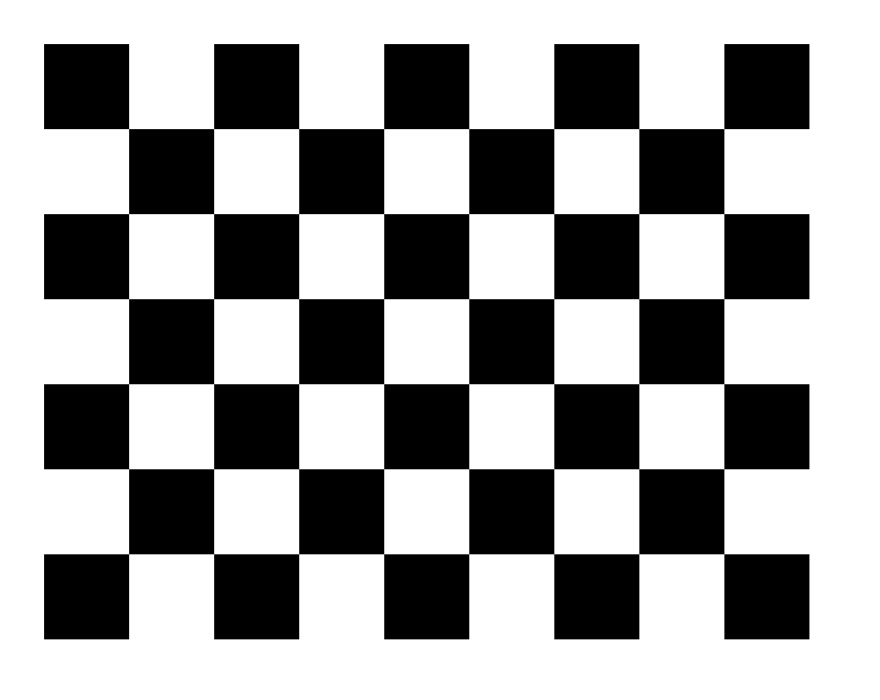
//> input picture AssignmentIII/part_a/checkerboard.png, 4400 x 3500 px (shown at 1/5 size)
$ ./main ../part_a/checkerboard.png   (built with g++ and OpenCV 4)
//> lines starting //> are read from the running program, lines starting //| are printed output that depends on the picture; after the words box and inside, x2 and y2 are one past the last pixel; in counts of white or black regions, pixels touching at a corner belong together
// This program is a simple template of an C++ program loading and showing image with OpenCV.
// You can ignore this file and write your own program.
// The program takes a image file name as an argument.

#include <stdio.h>
#include "opencv2/opencv.hpp"
using namespace std;
using namespace cv;

float calculateMoment(Mat Image, float a, float b);
float calculateCentralMoment(Mat Image, float j, float b, float x, float y);

int main(int argc, char **argv) {

	// Check number of arguments.
	// If no argument input, exit the program.
	if ( argc != 2 )
		exit(1);

	Mat SrcImage, WorkImage;

	// Load a gray scale picture.
	SrcImage = imread(argv[1], 0);
//> SrcImage is the input picture: 3500 rows x 4400 cols, CV_8UC1; min 0, max 255, mean 159.2
	if (!SrcImage.data)
		exit(1);

	// Create windows for debug.
	//namedWindow("SrcImage", WINDOW_AUTOSIZE);
	//namedWindow("WorkImage", WINDOW_AUTOSIZE);
	if (SrcImage.channels()>1)
		cvtColor(SrcImage, SrcImage, CV_BGR2GRAY);
	//else gray = original;

	blur(SrcImage, SrcImage, Size(3, 3));


	// Show the source image.
	imshow("SrcImage", SrcImage);
	//waitKey(0);

	// Duplicate the source iamge.
	WorkImage = SrcImage.clone();


	Mat canny_output;
	vector<vector<Point> > contours;
	vector<Vec4i> hierarchy;
	// For images 1-3
	int x_border = 0;
	int y_border = 0;
	int x_border_max = 700;
	int y_border_max = 700;
	int thresh = 100;
	// For image 4
	int max_thresh = 255;
	RNG rng(12345);

	/// Detect edges using canny
	Canny(WorkImage, canny_output, thresh, thresh * 2, 3);
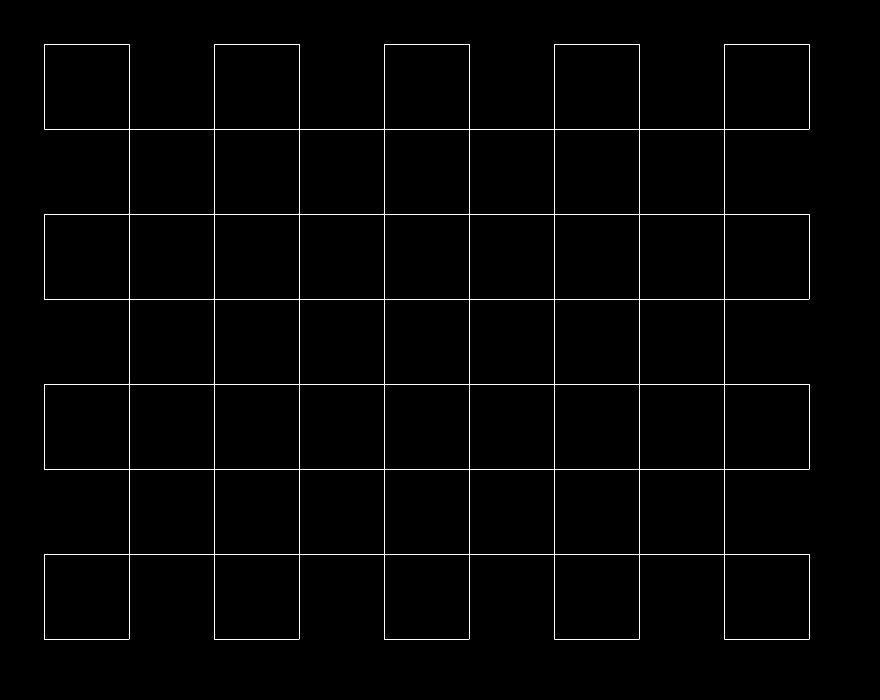
//> canny_output: 3500 rows x 4400 cols, CV_8UC1 (shown at 1/5 size); 0.35% white in thin lines or dots, all inside (x1, y1, x2, y2) = (220, 220, 4048, 3197)
	/// Find contours
	findContours(canny_output, contours, hierarchy, CV_RETR_TREE, CV_CHAIN_APPROX_SIMPLE, Point(0, 0));
//> contours = 89 contours, 41 with area under 20; largest, box (x1, y1, x2, y2) and area: (220, 220, 4048, 3197) 8496599, (1070, 1070, 1497, 1497) 181456, (2345, 1070, 2773, 1499) 181056, (3619, 220, 4048, 647) 181049, (3621, 2771, 4048, 3197) 181039

	/// Get the moments
	vector<Moments> mu(contours.size());
//> mu = 89 items
	for (int i = 0; i < contours.size(); i++)
	{
		mu[i] = moments(contours[i], false);
	}
//> this loop made 89 passes

	///  Get the mass centers (aka centroid):
	vector<Point2f> mc(contours.size());
	for (int i = 0; i < contours.size(); i++)
	{
		mc[i] = Point2f(mu[i].m10 / mu[i].m00, mu[i].m01 / mu[i].m00);
	}
//> after the loop, mc = 89 Points (x, y), first 12: [4045.7, 1283], [2060.8, 1708], [3834, 2983.5], [2983.5, 2983.5], [2133.5, 2983.5], [1283, 2983.5], [432.5, 2983.5], [3196, 2771], [2771, 2771], [2346, 2771], [1921, 2771], [1495.6, 2770.8]

	/// Draw contours
	Mat drawing = Mat::zeros(canny_output.size(), CV_8UC3);
	for (int i = 0; i< contours.size(); i++)
	{
		if (mc[i].x > x_border && mc[i].y > y_border && mc[i].x < x_border_max && mc[i].y < y_border_max)
		{
			Scalar color = Scalar(rng.uniform(0, 255), rng.uniform(0, 255), rng.uniform(0, 255));
			drawContours(drawing, contours, i, color, 2, 8, hierarchy, 0, Point());
			circle(drawing, mc[i], 4, color, -1, 8, 0);
		}
	}
//> this loop made 89 passes
//> i on passes 84, 89: 83, 88
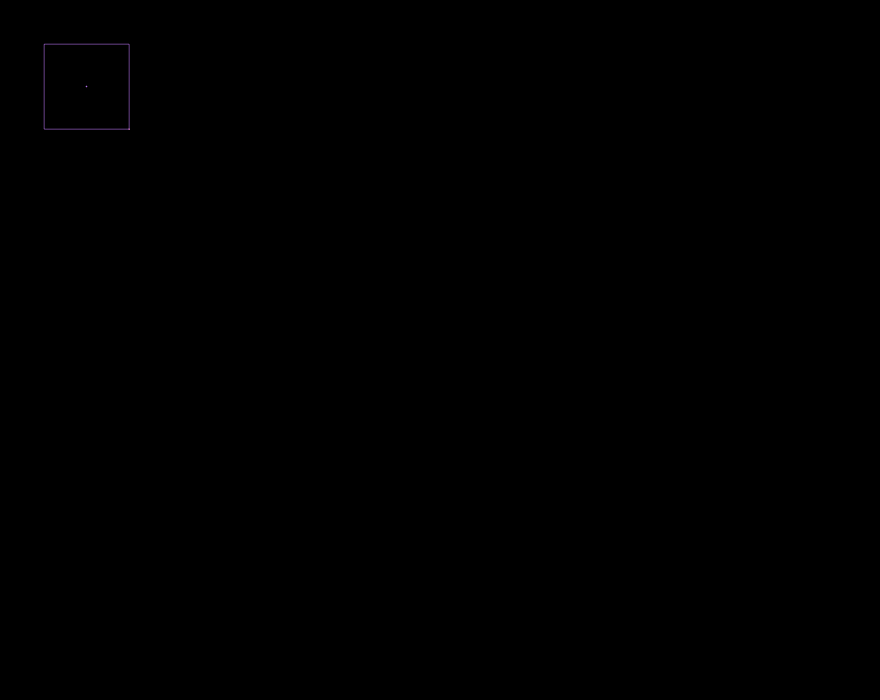
//> drawing: 3500 rows x 4400 cols, CV_8UC3 (shown at 1/5 size); mean B, G, R 0.1, 0, 0.1

	/// Show in a window
	namedWindow("Contours", CV_WINDOW_AUTOSIZE);
	imshow("Contours", drawing);

	// Debug use
	/// Calculate the area with the moments 00 and compare with the result of the OpenCV function
	printf("\t Info: Area and Contour Length \n");
	for (int i = 0; i< contours.size(); i++)
	{
		if (mc[i].x > x_border && mc[i].y > y_border && mc[i].x < x_border_max && mc[i].y < y_border_max)
		{
			printf(" * Contour[%d] - Area (M_00) = %.2f - Area OpenCV: %.2f - Length: %.2f \n", i, mu[i].m00, contourArea(contours[i]), arcLength(contours[i], true));
			Scalar color = Scalar(rng.uniform(0, 255), rng.uniform(0, 255), rng.uniform(0, 255));
			drawContours(drawing, contours, i, color, 2, 8, hierarchy, 0, Point());
			circle(drawing, mc[i], 4, color, -1, 8, 0);
		}
	}


	// Calculate the principal angle using the central moments
	// Central moments can be retrieved from moments (mu) by: mu[i].mu20, mu[i].mu11, etc
	// So we should be able to get the principal angle like so:
	for (int i = 0; i < contours.size(); i++)
	{
		float theta;
		// Further filter of noise: No area too small, and no border of the entire picture.
		/*if (mu[i].m00 > 20 && mu[i].m00 < 100000 && (mc[i].x > x_border && mc[i].y > y_border && mc[i].x < x_border_max && mc[i].y < y_border_max))
		{*/
		if (mc[i].x > x_border && mc[i].y > y_border && mc[i].x < x_border_max && mc[i].y < y_border_max)
		{
			theta = 0.5 * atan2(2 * mu[i].m11, mu[i].m20 - mu[i].m02);
			//cout << "theta = " << (theta * 180.0 / 3.14) << endl << endl;
			//cout << "Number: " << i << " " << mc[i].x << " " << mc[i].y << " " << (theta * 180.0 / 3.14) << endl << endl;
			cout << mc[i].x << " " << mc[i].y << " " << (theta * 180.0 / 3.14) << endl;
		}
	}
//> this loop made 89 passes
//> theta on passes 84, 89: 0.785, 0.785
//| 645 645 45.0228
//| 432.5 432.5 45.0228

	//Extract the contour of
	/* If you're familiar with OpenCV, findContours() will be a better way.*/
//	GaussianBlur(WorkImage, WorkImage, Size( 5, 5), 0, 0);
//	threshold(WorkImage, WorkImage, 160, 255, THRESH_BINARY);
//	// Not sure what is the output... because put ONE threshold on 3 channel picture????????????
//	// Or maybe it's not a RGB picture?
//
//
//
//
//	//	// Opening
//	//	erode(WorkImage, WorkImage, Mat());
//	//	dilate(WorkImage, WorkImage, Mat());
//
//	//	// Duplicate the working iamge.
//		ComImage = WorkImage.clone();
//
//	// Show the working image after preprocessing.
//
//
//
//
//
////	for testing, draw a small picture:
////	Mat testImage(4,2,CV_8UC3, Scalar::all(0));
//
////	testImage.at<Vec3b>(0,0)[0] = 255;
////	testImage.at<Vec3b>(0,0)[1] = 255;
////	testImage.at<Vec3b>(0,0)[2] = 255;
//
////	testImage.at<Vec3b>(1,1)[0] = 255;
////	testImage.at<Vec3b>(1,1)[1] = 255;
////	testImage.at<Vec3b>(1,1)[2] = 255;
//
////	testImage.at<Vec3b>(2,1)[0] = 255;
////	testImage.at<Vec3b>(2,1)[1] = 255;
////	testImage.at<Vec3b>(2,1)[2] = 255;
//
////	testImage.at<Vec3b>(3,1)[0] = 255;
////	testImage.at<Vec3b>(3,1)[1] = 255;
////	testImage.at<Vec3b>(3,1)[2] = 255;
//
////	WorkImage = testImage.clone();
////	cout << WorkImage << endl;
//
//
//
//	float xc, yc, m11, m20, m02, theta;
//	xc = calculateMoment(WorkImage, 1, 0) / calculateMoment(WorkImage, 0, 0);
//	yc = calculateMoment(WorkImage, 0, 1) / calculateMoment(WorkImage, 0, 0);
//
//
//	cout << "xc, yc = " << xc << " " << yc << endl;
//	cout << "h, w = " << WorkImage.rows << " " << WorkImage.cols << endl;
//	cout << "xc, yc = " << xc / (float)WorkImage.rows << " " << yc / (float)WorkImage.cols << endl;
//
//
//	m11 = calculateCentralMoment(WorkImage, 1, 1, xc, yc);
//	m20 = calculateCentralMoment(WorkImage, 2, 0, xc, yc);
//	m02 = calculateCentralMoment(WorkImage, 0, 2, xc, yc);
//	theta = 0.5 * atan2(2*m11, m20 - m02);
//	cout << "theta = " << theta * 180.0 / 3.14 << endl << endl;
//
//	for (int i = -2; i <= 2; i++)
//	{
//		for (int j = -2; j <= 2; j++)
//		{
//			// For each chanel.... What's going on?????????????
//			for (int k = 0; k < 3; k++)
//			{
//				WorkImage.at<Vec3b>((int)xc + i, (int)yc + j)[k] = 0;
//			}
//		}
//	}
//
//	imshow("WorkImage", WorkImage);
	waitKey(0);

	return 0;
}

// [46 lines of commented-out code are left out]
